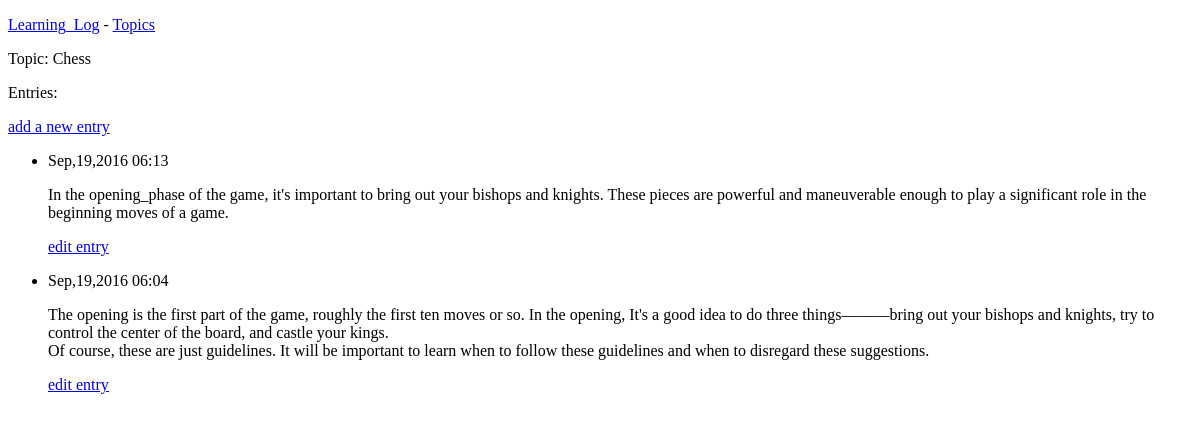
/topics/10/, run on an earlier commit of the app's database.
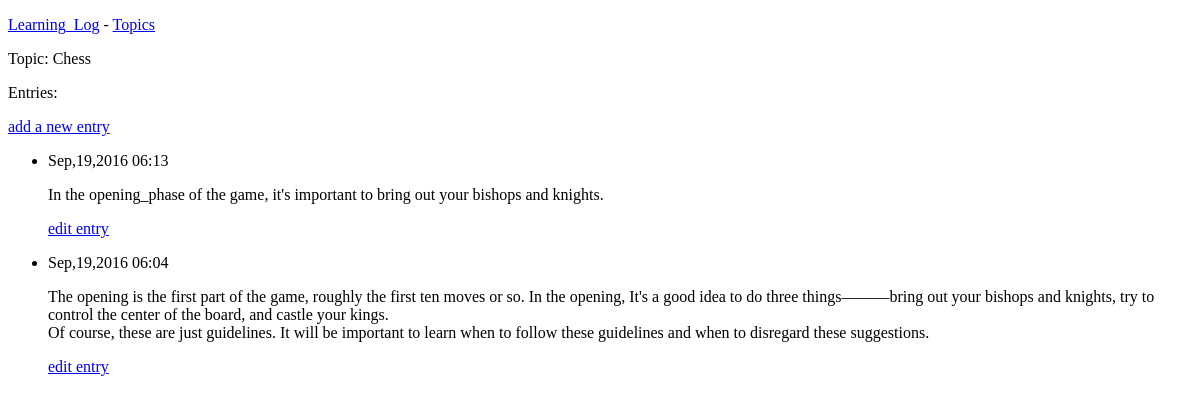
And on a later commit of the database.
### learning_logs/models.py (models this page shows, shortened)
class Entry(models.Model):
    topic = models.ForeignKey(Topic)
    text = models.TextField()
    date_added = models.DateTimeField(auto_now_add=True)
    class Meta:
        verbose_name_plural = 'entries'

### learning_logs/views.py (the view)
# urls.py: url(r'^topics/(?P<topic_id>[0-9]+)/$', views.topic, name='topic'),
def topic(request, topic_id):
    tp = Topic.objects.get(id=topic_id)
    entries = tp.entry_set.order_by('-date_added')
    context = {'topic': tp, 'entries': entries}
    return render(request, 'learning_logs/topic.html', context)

### learning_logs/models.py (called while the page is built)
    def __str__(self):
        return self.text

### learning_logs/templates/learning_logs/topic.html (shortened to what this page needs)
<!DOCTYPE html>
<html lang="en">
<head>
</head>
<body>
    {% extends 'learning_logs/base.html' %}
    {% block content %}
    <p>Topic: {{topic}}</p>
    <p>Entries:</p>
    <p>
        <a href="{% url 'learning_logs:new_entry' topic.id %}">add a new entry</a>
    </p>
    <ul>
        {% for entry in entries %}
            <li>
                <p>{{ entry.date_added|date:'M,d,Y H:i' }}</p>
                <p>{{ entry.text|linebreaks }}</p>
                <p>
                    <a href="{% url 'learning_logs:edit_entry' entry.id %}">edit entry</a>
                </p>
            </li>
        {% empty %}
            <li>
                There are no entries for this topic yet.
            </li>
        {% endfor %}
    </ul>
{% endblock content %}

What changed in the data, as far as the page shows it:
changed Entry: text "…your bishops and knights. These pieces are powerful and maneuverable enough to play a significant role in the beginning moves of a game." → "In the opening_phase of the game, it's important to bring out your bishops and knights."
